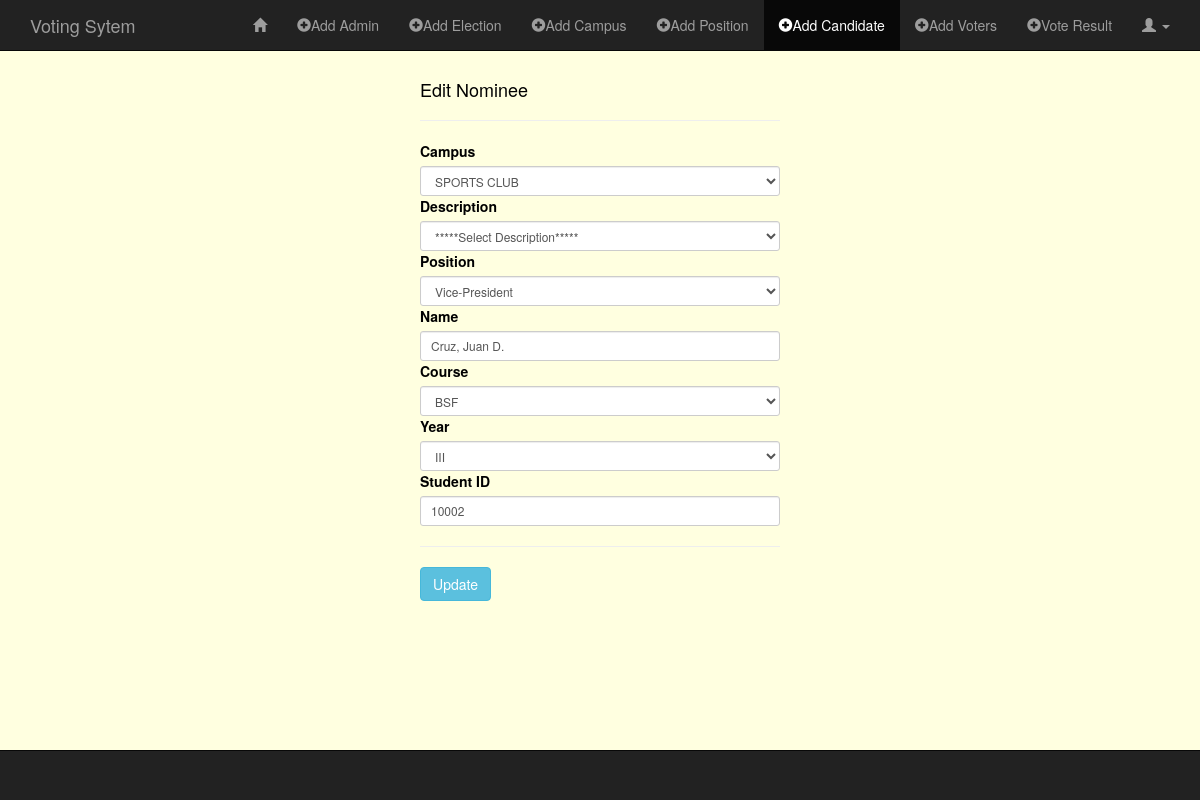
The app's page /sandbox/edit_nominee.php?id=4 (signed in) with its own data.
### tables this page shows
CREATE TABLE `nominees` (
  `id` int(11) NOT NULL,
  `camp` varchar(60) NOT NULL,
  `description` varchar(50) NOT NULL,
  `pos` varchar(60) NOT NULL,
  `name` varchar(60) NOT NULL,
  `course` varchar(60) NOT NULL,
  `year` varchar(3) NOT NULL,
  `stud_id` varchar(60) NOT NULL
);

### sandbox/classes/Nominees.php (called while the page is built, shortened)
<?php
class Nominees
{
    public function EDIT_NOMINEE($nom_id) {
        global $db;
        $sql = "SELECT *
                FROM nominees
                WHERE id = ?
                LIMIT 1";
        if(!$stmt = $db->prepare($sql)) {
            echo $stmt->error;
        } else {
            $stmt->bind_param("i", $nom_id);
            $stmt->execute();
            $result = $stmt->get_result();
        }
        return $result;
    }
}

### sandbox/classes/Campus.php (called while the page is built, shortened)
<?php
class Campus
{
    public function READ_CAMPUS() {
        global $db;
        $sql = "SELECT * FROM campus";
        if(!$stmt = $db->prepare($sql)) {
            echo $stmt->error;
        } else {
            $stmt->execute();
            $result = $stmt->get_result();
        }
        return $result;
    }
}

### sandbox/classes/election.php (called while the page is built, shortened)
<?php
class Election
{
	public function READ_ELECTION() {
        global $db;
        $sql = "SELECT *
                FROM election
                ORDER BY election_date ASC";
        if(!$stmt = $db->prepare($sql)) {
            echo $stmt->error;
        } else {
            $stmt->execute();
            $result = $stmt->get_result();
        }
        return $result;
    }
}
?>

### sandbox/classes/Position.php (called while the page is built, shortened)
<?php
class Position
{
    public function READ_POS() {
        global $db;
        $sql = "SELECT *
                FROM positions
                ORDER BY camp ASC";
        if(!$stmt = $db->prepare($sql)) {
            echo $stmt->error;
        } else {
            $stmt->execute();
            $result = $stmt->get_result();
        }
        return $result;
    }
}

### sandbox/edit_nominee.php (the view, shortened to what this page needs)
<?php
require("../config/db.php");
require("classes/Campus.php");
require("classes/Position.php");
require("classes/Nominees.php");
require("classes/election.php");
?>
<!DOCTYPE HTML>
<html lang="en-US">
<head>
    <link rel="stylesheet" href="../assets/css/bootstrap.min.css">
    <link rel="stylesheet" href="../assets/css/style_admin.css">
</head>
<body>
<nav class="navbar navbar-inverse navbar-fixed-top" role="navigation">
    <div class="container">
        <div class="navbar-header">
            <a class="navbar-brand" href="index.php">Voting Sytem</a>
        </div>
        <div class="collapse navbar-collapse" id="bs-example-navbar-collapse-1">
            <ul class="nav navbar-nav navbar-right">
                <li><a href="admin_page.php"><span class="glyphicon glyphicon-home"></span></a></li>
				<li><a href="add_admin.php"><span class="glyphicon glyphicon-plus-sign"></span>Add Admin</a></li>
				<li><a href="add_elc.php"><span class="glyphicon glyphicon-plus-sign"></span>Add Election</a></li>
                <li><a href="add_camp.php"><span class="glyphicon glyphicon-plus-sign"></span>Add Campus</a></li>
                <li><a href="add_pos.php"><span class="glyphicon glyphicon-plus-sign"></span>Add Position</a></li>
                <li class="active"><a href="add_nominees.php"><span class="glyphicon glyphicon-plus-sign"></span>Add Candidate</a></li>
                <li><a href="add_voters.php"><span class="glyphicon glyphicon-plus-sign"></span>Add Voters</a></li>
                <li><a href="vote_result.php"><span class="glyphicon glyphicon-plus-sign"></span>Vote Result</a></li>
                <li class="dropdown">
                    <a href="#" class="dropdown-toggle" data-toggle="dropdown" role="button" aria-haspopup="true" aria-expanded="false"><span class="glyphicon glyphicon-user"></span> <span class="caret"></span></a>
                </li>
            </ul>
        </div>
    </div>
</nav>
<div class="container">
    <div class="row">
        <div class="col-md-4 col-md-offset-4">
            <h4>Edit Nominee</h4><hr>
            <?php
            if(isset($_GET['id'])) {
                $nom_id = trim($_GET['id']);
                $editNominee = new Nominees();
                $rtnEditNominee = $editNominee->EDIT_NOMINEE($nom_id);
            }
            ?>
            <?php if($rtnEditNominee) { ?>
                <?php while($rowNominee = $rtnEditNominee->fetch_assoc()) { ?>
                <form method="POST" action="<?php $_SERVER['PHP_SELF']; ?>" role="form">
                    <?php
                    $readCamp = new Campus();
                    $rtnReadCamp = $readCamp->READ_CAMPUS();
                    ?>
                    <div class="form-group-sm">
                        <label for="campus">Campus</label>
                        <?php if($rtnReadCamp) { ?>
                            <select required name="campus" class="form-control" id="org-list" onchange="getPos(this.value);">
                                <option value="<?php echo $rowNominee['camp']; ?>"><?php echo $rowNominee['camp']; ?></option>
                            </select>
                        <?php }  ?>
                    </div>
					<?php
				 $readElection = new Election();
				$rtnReadElection = $readElection->READ_ELECTION();
				?>
				<div class="form-group-sm">
                    <label for="description">Description</label>
					<?php if($rtnReadElection) { ?>
                    <select required name="description" class="form-control">
                        <option value="">*****Select Description*****</option>
                    </select>
						<?php }  ?>
				</div>
					<?php
                $readPos = new Position();
                $rtnReadPos = $readPos->READ_POS();
                ?>
                    <div class="form-group-sm">
                        <label for="position">Position</label>
						<?php if($rtnReadPos) { ?>
                        <select required name="position" class="form-control" id="pos-list">
                            <option value="<?php echo $rowNominee['pos']; ?>"><?php echo $rowNominee['pos']; ?></option>
                        </select>
                    <?php }  ?>
                    </div>
                    <div class="form-group-sm">
                        <label for="name">Name</label>
                        <input required type="text" name="name" class="form-control" value="<?php echo $rowNominee['name']; ?>">
                    </div>
                    <div class="form-group-sm">
                        <label for="course">Course</label>
                        <select required name="course" class="form-control">
                            <option value="<?php echo $rowNominee['course']; ?>"><?php echo $rowNominee['course']; ?></option>
                        </select>
                    </div>
                    <div class="form-group-sm">
                        <label for="year">Year</label>
                        <select required name="year" class="form-control">
                            <option value="<?php echo $rowNominee['year']; ?>"><?php echo $rowNominee['year']; ?></option>
                        </select>
                    </div>
                    <div class="form-group-sm">
                        <label for="stud_id">Student ID</label>
                        <input required type="text" name="stud_id" class="form-control" value="<?php echo $rowNominee['stud_id']; ?>">
                    </div>
                    <hr/>
                    <div class="form-group-sm">
                        <input type="submit" name="update" value="Update" class="btn btn-info">
                    </div>
                </form>
                <?php }  ?>
            <?php }  ?>
        </div>
    </div>
</div>
<nav class="navbar navbar-inverse navbar-fixed-bottom" role="navigation">
    <div class="container">
    </div>
</nav>
</body>
</html>

### assets/css/style_admin.css (style rules this page uses)
body { color: black; margin-top: 70px; margin-bottom: 70px; background-color: lightyellow; }

### records on screen
nominees: campus "SPORTS CLUB", position "Vice-President", name "Cruz, Juan D.", course "BSF", year "III", stud_id "10002"
